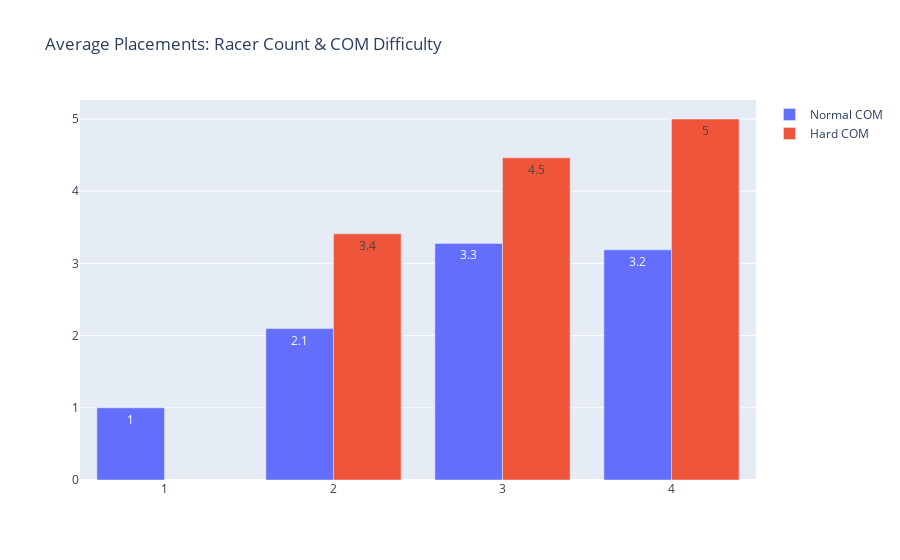

Notebook cell for this chart:
### Code cell
# DIFFICULTY AVERAGE PLACEMENTS
fig = go.Figure()

avg_blue = df.loc[df["COM"] == "Normal"].groupby("Racer Count").mean()["Place"]
fig.add_bar(x = avg_blue.index, y = avg_blue.values,  name = "Normal COM", text = avg_blue.values.round(1), textposition='auto')
avg_red = df.loc[df["COM"] == "Hard"].groupby("Racer Count").mean()["Place"]
fig.add_bar(x = avg_red.index, y = avg_red.values,  name = "Hard COM", text = avg_red.values.round(1), textposition='auto')

fig.update_layout(title="Average Placements: Racer Count & COM Difficulty", autosize=True)
fig.show()

### Figure 1 — Plotly figure (JSON) as saved in the notebook; plotly's stock layout.template omitted (floating-point values rounded to 4 significant figures)
{"data": [{"name": "Normal COM", "text": [1, 2.1, 3.3, 3.2], "textposition": "auto", "type": "bar", "x": [1, 2, 3, 4], "y": [1, 2.097, 3.277, 3.188]}, {"name": "Hard COM", "text": [3.4, 4.5, 5], "textposition": "auto", "type": "bar", "x": [2, 3, 4], "y": [3.409, 4.463, 5]}], "layout": {"autosize": true, "title": {"text": "Average Placements: Racer Count & COM Difficulty"}}}
